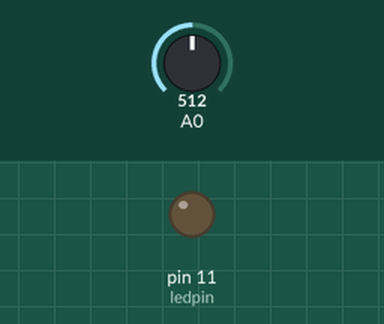
The sketch below on a simulated Arduino Uno, built with avr-gcc and run on an emulated ATmega328P. Shown: output pins drawn as LEDs (lit = HIGH). The inputs (shaded band) are chosen by the test bench; at power-on: A0 = 512.

Above: at 1.2 s.
1.3 s: A0 set to 716
At 2.0 s:
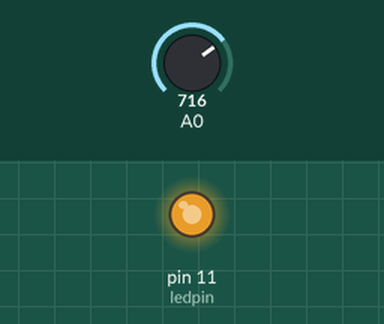
2.8 s: A0 set to 750
At 3.1 s:
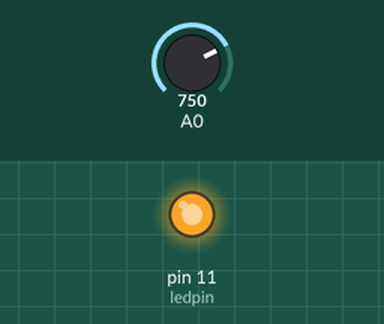
4.3 s: A0 set to 768
At 5.5 s:
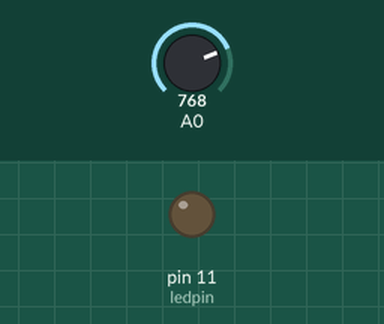
5.8 s: A0 set to 900
At 6.6 s:
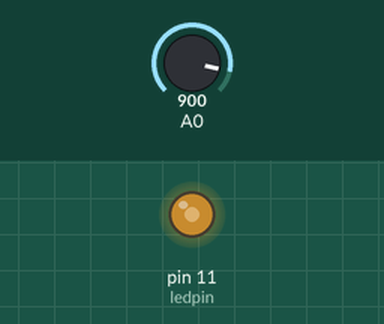
7.3 s: A0 set to 306
At 7.8 s:
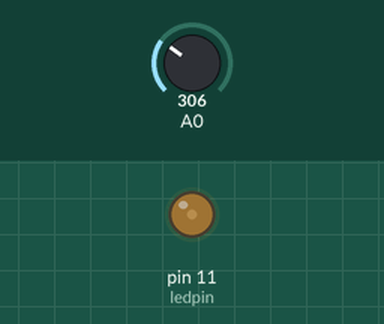
8.8 s: A0 set to 0
At 10.1 s:
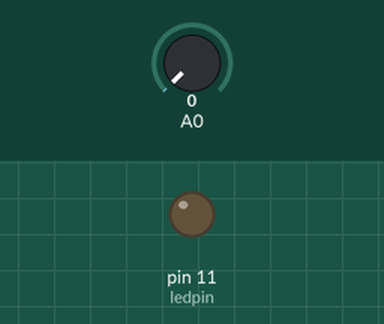
Timing chart, 0 to 11.3 s (numbered marks = the images above; inputs shaded):
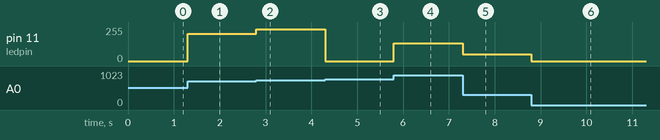

Measured:
- the behaviour switches between 767 and 768 on A0 (found by bisection; images 2 and 3)
- after the input at 1.3 s, pin 11 (ledpin): 0/255 → 204/255 at once
- after the input at 2.8 s, pin 11 (ledpin): 204/255 → 238/255 at once
- after the input at 4.3 s, pin 11 (ledpin): 238/255 → 0/255 at once
- after the input at 5.8 s, pin 11 (ledpin): 0/255 → 132/255 at once
- after the input at 7.3 s, pin 11 (ledpin): 132/255 → 50/255 at once
- after the input at 8.8 s, pin 11 (ledpin): 50/255 → 0/255 at once

The sketch:

PiezoBlink.pde
```cpp
// Fading LED
// by BARRAGAN <http://people.interaction-ivrea.it/h.barragan>

int ledpin = 11;                           // light connected to digital pin 9

void setup()
{
  pinMode(ledpin, OUTPUT);
}

void loop()
{
    analogWrite(ledpin, analogRead(0));           // sets the value (range from 0 to 255)
}
```
